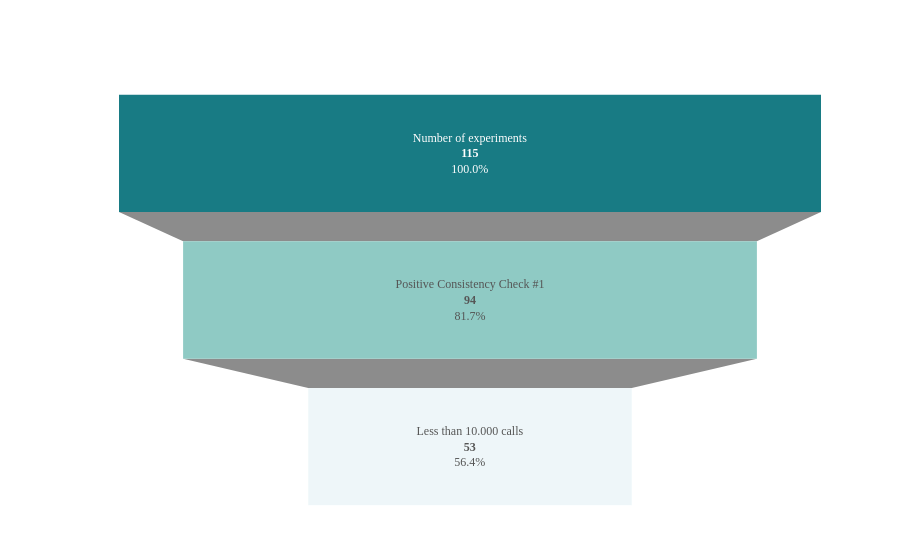

The code cell stored with this chart in its notebook:
### Markdown cell above
## Experimente Entwicklung

### Code cell
!pip install --upgrade nbformat

experiments_count = int(df_no_header.iloc[35][1])
cc1 = int(df_no_header.iloc[36][1])
below10k = int(df_no_header.iloc[37][1])
labels = ["Number of experiments", "Positive Consistency Check #1", "Less than 10.000 calls"]
values = [experiments_count, cc1, below10k]

import plotly.graph_objects as go
palette = ["#006D77", "#83C5BE", "#EDF6F9"]
fig = go.Figure(go.Funnel(
    y=labels,
    x=values,
    textinfo="value+percent previous",
    texttemplate="%{label}<br><b>%{value:,}</b><br>%{percentPrevious:.1%}",
    marker={"color": palette},
    opacity=0.9
) )
fig.update_layout(
    plot_bgcolor="#FFFFFF",
    paper_bgcolor="#FFFFFF",
    font={"family": "IBM Plex Sans", "color": "#1F2937"},
    margin={"l": 80, "r": 40, "t": 80, "b": 40},
    yaxis={"showticklabels": False}
)
fig.update_traces(hovertemplate="<b>%{label}</b><br>%{value:,} (%{percentPrevious:.1%})<extra></extra>")

fig.show()

### Figure 1 — Plotly figure (JSON) as saved in the notebook; plotly's stock layout.template omitted (floating-point values rounded to 4 significant figures)
{"data": [{"hovertemplate": "<b>%{label}</b><br>%{value:,} (%{percentPrevious:.1%})<extra></extra>", "marker": {"color": ["#006D77", "#83C5BE", "#EDF6F9"]}, "opacity": 0.9, "textinfo": "value+percent previous", "texttemplate": "%{label}<br><b>%{value:,}</b><br>%{percentPrevious:.1%}", "type": "funnel", "x": [115, 94, 53], "y": ["Number of experiments", "Positive Consistency Check #1", "Less than 10.000 calls"]}], "layout": {"font": {"color": "#1F2937", "family": "IBM Plex Sans"}, "margin": {"b": 40, "l": 80, "r": 40, "t": 80}, "paper_bgcolor": "#FFFFFF", "plot_bgcolor": "#FFFFFF", "yaxis": {"showticklabels": false}}}
